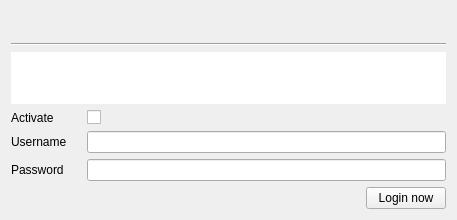
<?xml version="1.0" encoding="UTF-8"?>
<ui version="4.0">
 <class>GUI_LastFM</class>
 <widget class="QWidget" name="GUI_LastFM">
  <property name="geometry">
   <rect>
    <x>0</x>
    <y>0</y>
    <width>457</width>
    <height>220</height>
   </rect>
  </property>
  <layout class="QGridLayout" name="gridLayout">
   <property name="horizontalSpacing">
    <number>10</number>
   </property>
   <item row="7" column="0">
    <widget class="QLabel" name="label_3">
     <property name="text">
      <string>Password</string>
     </property>
    </widget>
   </item>
   <item row="5" column="2">
    <widget class="QCheckBox" name="cb_activate">
     <property name="focusPolicy">
      <enum>Qt::StrongFocus</enum>
     </property>
     <property name="layoutDirection">
      <enum>Qt::LeftToRight</enum>
     </property>
     <property name="text">
      <string/>
     </property>
    </widget>
   </item>
   <item row="8" column="0" colspan="3">
    <layout class="QHBoxLayout" name="horizontalLayout">
     <item>
      <widget class="QLabel" name="lab_status">
       <property name="text">
        <string/>
       </property>
      </widget>
     </item>
     <item>
      <spacer name="horizontalSpacer">
       <property name="orientation">
        <enum>Qt::Horizontal</enum>
       </property>
       <property name="sizeHint" stdset="0">
        <size>
         <width>40</width>
         <height>20</height>
        </size>
       </property>
      </spacer>
     </item>
     <item>
      <widget class="QPushButton" name="btn_login">
       <property name="text">
        <string>Login now</string>
       </property>
      </widget>
     </item>
    </layout>
   </item>
   <item row="6" column="2">
    <widget class="QLineEdit" name="tf_username"/>
   </item>
   <item row="5" column="0">
    <widget class="QLabel" name="label_4">
     <property name="text">
      <string>Activate</string>
     </property>
    </widget>
   </item>
   <item row="0" column="0" colspan="3">
    <widget class="QLabel" name="lab_title">
     <property name="font">
      <font>
       <pointsize>11</pointsize>
       <weight>75</weight>
       <bold>true</bold>
      </font>
     </property>
     <property name="text">
      <string/>
     </property>
    </widget>
   </item>
   <item row="6" column="0">
    <widget class="QLabel" name="label_2">
     <property name="text">
      <string>Username</string>
     </property>
    </widget>
   </item>
   <item row="1" column="0" colspan="3">
    <widget class="Line" name="line">
     <property name="orientation">
      <enum>Qt::Horizontal</enum>
     </property>
    </widget>
   </item>
   <item row="7" column="2">
    <widget class="QLineEdit" name="tf_password">
     <property name="echoMode">
      <enum>QLineEdit::Password</enum>
     </property>
    </widget>
   </item>
   <item row="2" column="0" rowspan="2" colspan="3">
    <widget class="QWidget" name="widget" native="true">
     <property name="styleSheet">
      <string notr="true">background-color: rgb(255, 255, 255);</string>
     </property>
     <layout class="QVBoxLayout" name="verticalLayout">
      <item>
       <widget class="QLabel" name="lab_image">
        <property name="minimumSize">
         <size>
          <width>100</width>
          <height>30</height>
         </size>
        </property>
        <property name="maximumSize">
         <size>
          <width>100</width>
          <height>30</height>
         </size>
        </property>
        <property name="text">
         <string/>
        </property>
        <property name="pixmap">
         <pixmap resource="../Resources/Icons.qrc">:/Icons/lastfm_logo.jpg</pixmap>
        </property>
        <property name="scaledContents">
         <bool>true</bool>
        </property>
       </widget>
      </item>
     </layout>
    </widget>
   </item>
  </layout>
 </widget>
 <resources>
  <include location="../Resources/Icons.qrc"/>
  <include location="../Resources/Icons.qrc"/>
 </resources>
 <connections/>
</ui>
